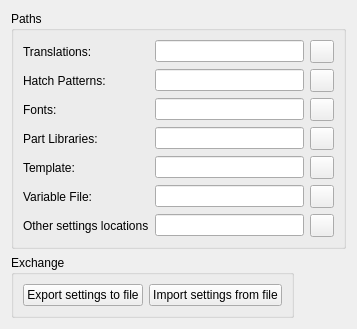
     <widget class="QWidget" name="tabPaths">
      <attribute name="title">
       <string>&amp;Paths</string>
      </attribute>
      <layout class="QGridLayout" name="gridLayout_18">
       <item row="8" column="0">
        <widget class="QGroupBox" name="groupBox_27">
         <property name="title">
          <string>Exchange</string>
         </property>
         <layout class="QGridLayout" name="gridLayout_50">
          <item row="0" column="0">
           <widget class="QPushButton" name="pbExportSettings">
            <property name="toolTip">
             <string>Exports settings to the file.</string>
            </property>
            <property name="text">
             <string>Export settings to file</string>
            </property>
           </widget>
          </item>
          <item row="0" column="1">
           <widget class="QPushButton" name="pbImportSettings">
            <property name="toolTip">
             <string>Imports application's preferences from external file</string>
            </property>
            <property name="text">
             <string>Import settings from file</string>
            </property>
           </widget>
          </item>
         </layout>
        </widget>
       </item>
       <item row="6" column="0" colspan="3">
        <widget class="QGroupBox" name="groupBox_28">
         <property name="title">
          <string>Paths</string>
         </property>
         <layout class="QGridLayout" name="gridLayout_51">
          <item row="5" column="2">
           <widget class="QToolButton" name="variablefile_button">
            <property name="toolTip">
             <string>Click to select file</string>
            </property>
            <property name="icon">
             <iconset resource="../../../../../res/icons/icons.qrc">
              <normaloff>:/icons/open.lci</normaloff>:/icons/open.lci</iconset>
            </property>
           </widget>
          </item>
          <item row="5" column="0">
           <widget class="QLabel" name="label_4">
            <property name="text">
             <string>Variable File:</string>
            </property>
           </widget>
          </item>
          <item row="3" column="1">
           <widget class="QLineEdit" name="lePathLibrary">
            <property name="toolTip">
             <string>&lt;html&gt;&lt;head/&gt;&lt;body&gt;&lt;p&gt;&lt;span style=&quot; font-family:'-apple-system','BlinkMacSystemFont','Segoe UI','Noto Sans','Helvetica','Arial','sans-serif','Apple Color Emoji','Segoe UI Emoji'; font-size:14px; color:#1f2328; background-color:#ffffff;&quot;&gt;Part library folder. The symbol library dxf files must be located in the subdirectories of this folder. The subfolder names will be displayed in the Library Browser.&lt;/span&gt;&lt;/p&gt;&lt;p&gt;&lt;span style=&quot; font-family:'-apple-system','BlinkMacSystemFont','Segoe UI','Noto Sans','Helvetica','Arial','sans-serif','Apple Color Emoji','Segoe UI Emoji'; font-size:14px; color:#1f2328; background-color:#ffffff;&quot;&gt;( Menu: Widgets &amp;gt; Dock Widgets &amp;gt; Library Browser)&lt;/span&gt;&lt;/p&gt;&lt;/body&gt;&lt;/html&gt;</string>
            </property>
           </widget>
          </item>
          <item row="4" column="2">
           <widget class="QToolButton" name="btTemplate">
            <property name="toolTip">
             <string>Click to select directory</string>
            </property>
            <property name="icon">
             <iconset resource="../../../../../res/icons/icons.qrc">
              <normaloff>:/icons/open.lci</normaloff>:/icons/open.lci</iconset>
            </property>
           </widget>
          </item>
          <item row="5" column="1">
           <widget class="QLineEdit" name="variablefile_field">
            <property name="toolTip">
             <string>Path to file with variables</string>
            </property>
           </widget>
          </item>
          <item row="1" column="0">
           <widget class="QLabel" name="textLabel3">
            <property name="text">
             <string>Hatch Patterns:</string>
            </property>
            <property name="wordWrap">
             <bool>false</bool>
            </property>
           </widget>
          </item>
          <item row="2" column="1">
           <widget class="QLineEdit" name="lePathFonts">
            <property name="toolTip">
             <string>Path to folder with fonts</string>
            </property>
           </widget>
          </item>
          <item row="1" column="1">
           <widget class="QLineEdit" name="lePathHatch">
            <property name="toolTip">
             <string>Path to folder with hatch patterns</string>
            </property>
           </widget>
          </item>
          <item row="2" column="0">
           <widget class="QLabel" name="textLabel4">
            <property name="text">
             <string>Fonts:</string>
            </property>
            <property name="wordWrap">
             <bool>false</bool>
            </property>
           </widget>
          </item>
          <item row="4" column="1">
           <widget class="QLineEdit" name="leTemplate"/>
          </item>
          <item row="0" column="2">
           <widget class="QToolButton" name="translation_button">
            <property name="toolTip">
             <string>Click to select directory</string>
            </property>
            <property name="text">
             <string/>
            </property>
            <property name="icon">
             <iconset resource="../../../../../res/icons/icons.qrc">
              <normaloff>:/icons/open.lci</normaloff>:/icons/open.lci</iconset>
            </property>
           </widget>
          </item>
          <item row="2" column="2">
           <widget class="QToolButton" name="fonts_button">
            <property name="toolTip">
             <string>Click to select directory</string>
            </property>
            <property name="icon">
             <iconset resource="../../../../../res/icons/icons.qrc">
              <normaloff>:/icons/open.lci</normaloff>:/icons/open.lci</iconset>
            </property>
           </widget>
          </item>
          <item row="1" column="2">
           <widget class="QToolButton" name="hatchpatterns_button">
            <property name="toolTip">
             <string>Click to select directory</string>
            </property>
            <property name="text">
             <string/>
            </property>
            <property name="icon">
             <iconset resource="../../../../../res/icons/icons.qrc">
              <normaloff>:/icons/open.lci</normaloff>:/icons/open.lci</iconset>
            </property>
           </widget>
          </item>
          <item row="3" column="0">
           <widget class="QLabel" name="textLabel6">
            <property name="text">
             <string>Part Libraries:</string>
            </property>
            <property name="wordWrap">
             <bool>false</bool>
            </property>
           </widget>
          </item>
          <item row="3" column="2">
           <widget class="QToolButton" name="btPathLibrary">
            <property name="toolTip">
             <string>Click to select directory</string>
            </property>
            <property name="icon">
             <iconset resource="../../../../../res/icons/icons.qrc">
              <normaloff>:/icons/open.lci</normaloff>:/icons/open.lci</iconset>
            </property>
           </widget>
          </item>
          <item row="0" column="1">
           <widget class="QLineEdit" name="lePathTranslations">
            <property name="toolTip">
             <string>Path to folder with translation files</string>
            </property>
           </widget>
          </item>
          <item row="0" column="0">
           <widget class="QLabel" name="textLabel2">
            <property name="text">
             <string>Translations:</string>
            </property>
            <property name="wordWrap">
             <bool>false</bool>
            </property>
           </widget>
          </item>
          <item row="4" column="0">
           <widget class="QLabel" name="textLabel7">
            <property name="text">
             <string>Template:</string>
            </property>
            <property name="wordWrap">
             <bool>false</bool>
            </property>
           </widget>
          </item>
          <item row="6" column="0">
           <widget class="QLabel" name="label_8">
            <property name="text">
             <string>Other settings locations</string>
            </property>
           </widget>
          </item>
          <item row="6" column="1">
           <widget class="QLineEdit" name="leOtherSettingsDirectory">
            <property name="toolTip">
             <string>Directory where various settings are located (shortcuts, workspaces, pens etc.)</string>
            </property>
           </widget>
          </item>
          <item row="6" column="2">
           <widget class="QToolButton" name="tbOtherSettings">
            <property name="toolTip">
             <string>Click to select file</string>
            </property>
            <property name="text">
             <string/>
            </property>
            <property name="icon">
             <iconset resource="../../../../../res/icons/icons.qrc">
              <normaloff>:/icons/open.lci</normaloff>:/icons/open.lci</iconset>
            </property>
           </widget>
          </item>
         </layout>
        </widget>
       </item>
       <item row="7" column="2">
        <spacer name="verticalSpacer">
         <property name="orientation">
          <enum>Qt::Vertical</enum>
         </property>
         <property name="sizeHint" stdset="0">
          <size>
           <width>20</width>
           <height>0</height>
          </size>
         </property>
        </spacer>
       </item>
       <item row="8" column="2">
        <spacer name="horizontalSpacer_2">
         <property name="orientation">
          <enum>Qt::Horizontal</enum>
         </property>
         <property name="sizeHint" stdset="0">
          <size>
           <width>40</width>
           <height>20</height>
          </size>
         </property>
        </spacer>
       </item>
      </layout>
     </widget>
